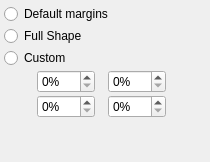
     <widget class="QWidget" name="MarginTab">
      <attribute name="title">
       <string>Margins</string>
      </attribute>
      <layout class="QGridLayout" name="gridLayout_2">
       <property name="leftMargin">
        <number>4</number>
       </property>
       <property name="topMargin">
        <number>4</number>
       </property>
       <property name="rightMargin">
        <number>4</number>
       </property>
       <property name="bottomMargin">
        <number>4</number>
       </property>
       <property name="spacing">
        <number>2</number>
       </property>
       <item row="4" column="1">
        <widget class="QLabel" name="PosSize_Width">
         <property name="sizePolicy">
          <sizepolicy hsizetype="Fixed" vsizetype="Fixed">
           <horstretch>0</horstretch>
           <verstretch>0</verstretch>
          </sizepolicy>
         </property>
         <property name="font">
          <font>
           <family>Tahoma</family>
           <pointsize>9</pointsize>
          </font>
         </property>
         <property name="text">
          <string notr="true"/>
         </property>
         <property name="pixmap">
          <pixmap>:/img/PosSize_Width.png</pixmap>
         </property>
         <property name="alignment">
          <set>Qt::AlignRight|Qt::AlignTrailing|Qt::AlignVCenter</set>
         </property>
        </widget>
       </item>
       <item row="5" column="0">
        <spacer name="verticalSpacer_2">
         <property name="orientation">
          <enum>Qt::Vertical</enum>
         </property>
         <property name="sizeHint" stdset="0">
          <size>
           <width>20</width>
           <height>40</height>
          </size>
         </property>
        </spacer>
       </item>
       <item row="3" column="3">
        <widget class="QSpinBox" name="PosXEd">
         <property name="toolTip">
          <string>Represents the horizontal position of the margins relative to the top-left corner of the block.
This value is expressed in % of the width of the block.</string>
         </property>
         <property name="suffix">
          <string notr="true">%</string>
         </property>
         <property name="maximum">
          <number>100</number>
         </property>
        </widget>
       </item>
       <item row="0" column="0" colspan="7">
        <widget class="QRadioButton" name="ShapeDefaultBT">
         <property name="toolTip">
          <string>Allows you to use predefined margins for the shape of the block.In general, these margins ensure that the text is contained in the form.</string>
         </property>
         <property name="text">
          <string>Default margins</string>
         </property>
        </widget>
       </item>
       <item row="1" column="0" colspan="7">
        <widget class="QRadioButton" name="FullShapeBT">
         <property name="toolTip">
          <string>Allows you to use margins corresponding to the entire form, in fact, the selection rectangle shape regardless of the design.</string>
         </property>
         <property name="text">
          <string>Full Shape</string>
         </property>
        </widget>
       </item>
       <item row="2" column="0" colspan="7">
        <widget class="QRadioButton" name="CustomBT">
         <property name="toolTip">
          <string>Allows you to use custom margins.</string>
         </property>
         <property name="text">
          <string>Custom</string>
         </property>
        </widget>
       </item>
       <item row="3" column="1">
        <widget class="QLabel" name="PosSize_X">
         <property name="sizePolicy">
          <sizepolicy hsizetype="Fixed" vsizetype="Fixed">
           <horstretch>0</horstretch>
           <verstretch>0</verstretch>
          </sizepolicy>
         </property>
         <property name="font">
          <font>
           <family>Tahoma</family>
           <pointsize>9</pointsize>
          </font>
         </property>
         <property name="text">
          <string notr="true"/>
         </property>
         <property name="pixmap">
          <pixmap>:/img/PosSize_X.png</pixmap>
         </property>
         <property name="alignment">
          <set>Qt::AlignRight|Qt::AlignTrailing|Qt::AlignVCenter</set>
         </property>
        </widget>
       </item>
       <item row="3" column="4">
        <widget class="QLabel" name="PosSize_Y">
         <property name="sizePolicy">
          <sizepolicy hsizetype="Fixed" vsizetype="Fixed">
           <horstretch>0</horstretch>
           <verstretch>0</verstretch>
          </sizepolicy>
         </property>
         <property name="font">
          <font>
           <family>Tahoma</family>
           <pointsize>9</pointsize>
          </font>
         </property>
         <property name="text">
          <string notr="true"/>
         </property>
         <property name="pixmap">
          <pixmap>:/img/PosSize_Y.png</pixmap>
         </property>
         <property name="alignment">
          <set>Qt::AlignRight|Qt::AlignTrailing|Qt::AlignVCenter</set>
         </property>
        </widget>
       </item>
       <item row="4" column="4">
        <widget class="QLabel" name="PosSize_Height">
         <property name="sizePolicy">
          <sizepolicy hsizetype="Fixed" vsizetype="Fixed">
           <horstretch>0</horstretch>
           <verstretch>0</verstretch>
          </sizepolicy>
         </property>
         <property name="font">
          <font>
           <family>Tahoma</family>
           <pointsize>9</pointsize>
          </font>
         </property>
         <property name="text">
          <string notr="true"/>
         </property>
         <property name="pixmap">
          <pixmap>:/img/PosSize_Height.png</pixmap>
         </property>
         <property name="alignment">
          <set>Qt::AlignRight|Qt::AlignTrailing|Qt::AlignVCenter</set>
         </property>
        </widget>
       </item>
       <item row="3" column="7">
        <spacer name="horizontalSpacer_3">
         <property name="orientation">
          <enum>Qt::Horizontal</enum>
         </property>
         <property name="sizeHint" stdset="0">
          <size>
           <width>40</width>
           <height>20</height>
          </size>
         </property>
        </spacer>
       </item>
       <item row="3" column="6">
        <widget class="QSpinBox" name="PosYEd">
         <property name="toolTip">
          <string>Represents the vertical position of the margins relative to the top-left corner of the block.
This value is expressed in % of the height of the block.</string>
         </property>
         <property name="suffix">
          <string notr="true">%</string>
         </property>
         <property name="maximum">
          <number>100</number>
         </property>
        </widget>
       </item>
       <item row="4" column="6">
        <widget class="QSpinBox" name="HeightEd">
         <property name="toolTip">
          <string>Represents the height of the margins.
This value is expressed in % of the height of the block.</string>
         </property>
         <property name="suffix">
          <string notr="true">%</string>
         </property>
         <property name="maximum">
          <number>100</number>
         </property>
        </widget>
       </item>
       <item row="4" column="3">
        <widget class="QSpinBox" name="WidthEd">
         <property name="toolTip">
          <string>Represents the width of the margins.
This value is expressed in % of the width of the block.</string>
         </property>
         <property name="suffix">
          <string notr="true">%</string>
         </property>
         <property name="maximum">
          <number>100</number>
         </property>
        </widget>
       </item>
      </layout>
     </widget>
